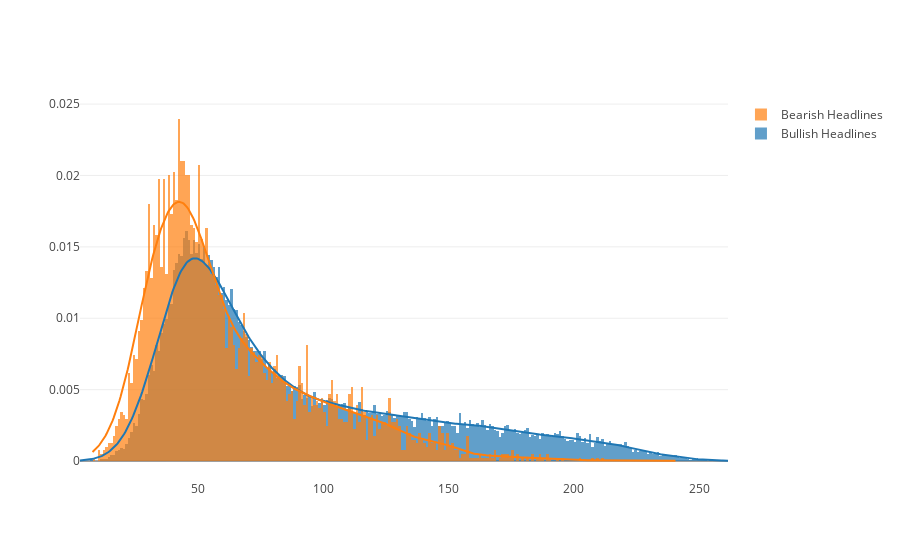

Here is the notebook cell this chart was saved with:
### Markdown cell above
### Phase-Based Headline Word Distribution

### Code cell
# distribution of headline lengths
draw_headline_distribution(bullish_stop_words_free_data, bearish_stop_words_free_data, "phase-segregated-headline-dist", ['Bullish Headlines', 'Bearish Headlines'])

### Figure 1 — Plotly figure (JSON) as saved in the notebook; plotly's stock layout.template omitted (floating-point values rounded to 4 significant figures; data arrays with more than 128 entries replaced by an {"elided": "..."} marker saying what was removed)
{"data": [{"autobinx": false, "histnorm": "probability density", "legendgroup": "Bullish Headlines", "marker": {"color": "rgb(31, 119, 180)"}, "name": "Bullish Headlines", "opacity": 0.7, "type": "histogram", "uid": "673e0a39-726c-4d4e-993f-f8f3376e39b7", "x": {"elided": "45600 int values"}, "xaxis": "x", "xbins": {"end": 262, "size": 1, "start": 3}, "yaxis": "y"}, {"autobinx": false, "histnorm": "probability density", "legendgroup": "Bearish Headlines", "marker": {"color": "rgb(255, 127, 14)"}, "name": "Bearish Headlines", "opacity": 0.7, "type": "histogram", "uid": "36f58cd2-43f7-4045-9786-0c5892a7d6b0", "x": {"elided": "4050 int values"}, "xaxis": "x", "xbins": {"end": 241, "size": 1, "start": 8}, "yaxis": "y"}, {"legendgroup": "Bullish Headlines", "marker": {"color": "rgb(31, 119, 180)"}, "mode": "lines", "name": "Bullish Headlines", "showlegend": false, "type": "scatter", "uid": "1be378a4-424f-4546-b8ab-7537dd9e3c92", "x": {"elided": "500 float values"}, "xaxis": "x", "y": {"elided": "500 float values"}, "yaxis": "y"}, {"legendgroup": "Bearish Headlines", "marker": {"color": "rgb(255, 127, 14)"}, "mode": "lines", "name": "Bearish Headlines", "showlegend": false, "type": "scatter", "uid": "a9932f9e-635c-4044-b6a2-87c1a2c06498", "x": {"elided": "500 float values"}, "xaxis": "x", "y": {"elided": "500 float values"}, "yaxis": "y"}], "layout": {"barmode": "overlay", "hovermode": "closest", "legend": {"traceorder": "reversed"}, "xaxis": {"anchor": "y2", "domain": [0, 1], "zeroline": false}, "yaxis": {"anchor": "free", "domain": [0, 1], "position": 0}}}
